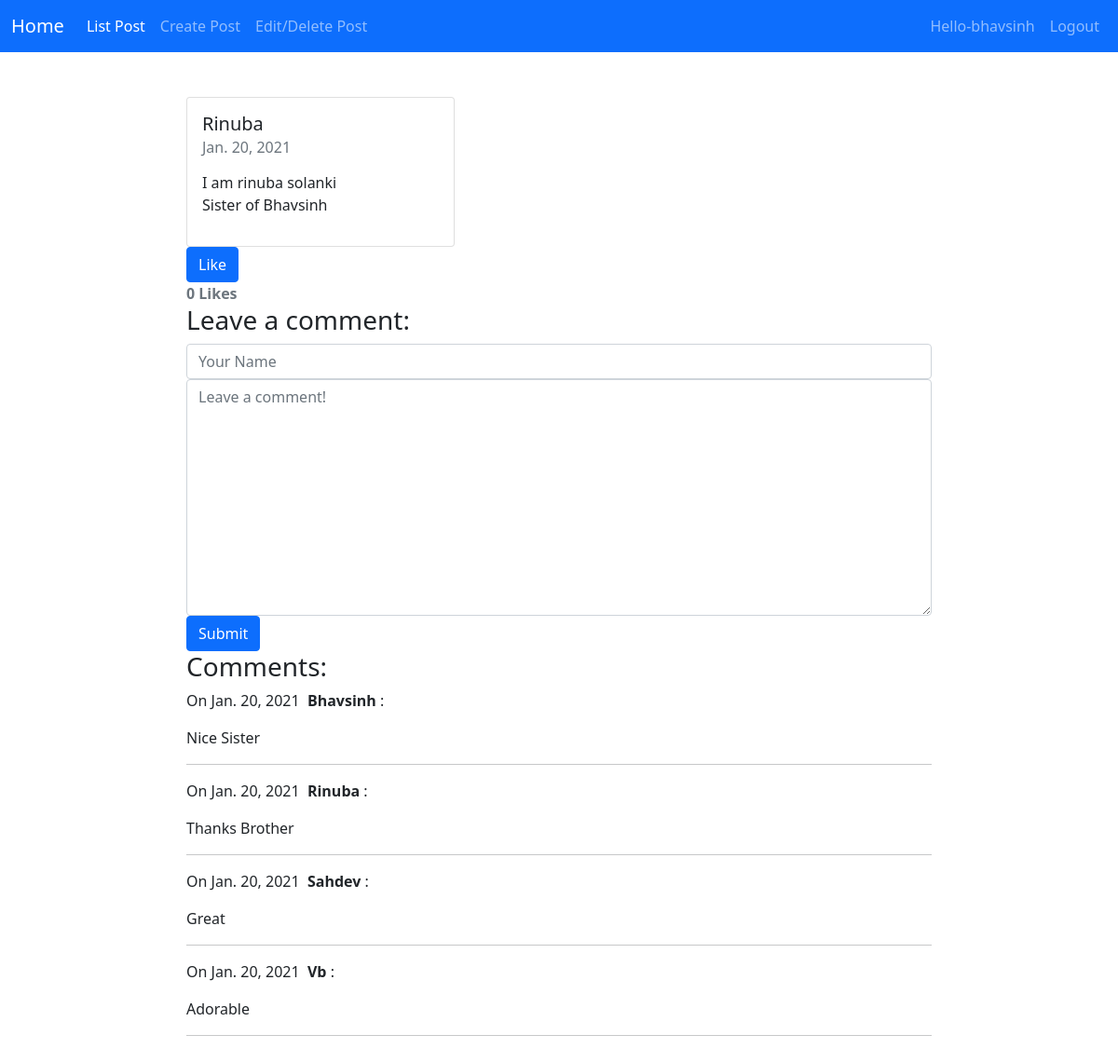
The app's page /7 (signed in) with its own data.
### BlogApp/models.py (models this page shows, shortened)
class Post(models.Model):
    title = models.CharField(max_length=5000)
    content = models.TextField()
    created_on = models.DateTimeField(auto_now_add=True)
    likes = models.ManyToManyField(User, related_name='blogpost_like', blank=True)
    def number_of_likes(self):
        return self.likes.count()

class Comment(models.Model):
    author = models.CharField(max_length=60)
    content = models.TextField()
    created_on = models.DateTimeField(auto_now_add=True)
    post = models.ForeignKey('Post', on_delete=models.CASCADE)

### BlogApp/views.py (the view, shortened to what this page needs)
# urls.py: path("<int:id>", views.blog_detail, name="blog_detail"),
def blog_detail(request, id):
    post = Post.objects.get(pk=id)
    form = CommentForm()
    comments = Comment.objects.filter(post=post)
    likes_connected = get_object_or_404(Post, id=id)
    liked = False
    if likes_connected.likes.filter(id=request.user.id).exists():
        liked = True
    data = {}
    data['number_of_likes'] = likes_connected.number_of_likes()
    data['post_is_liked'] = liked
    context = {
        "post": post,
        "comments": comments,
        "form": form,
        "data": data
    }
    return render(request, "blog_detail.html", context)

### BlogApp/forms.py
class CommentForm(forms.Form):
    author = forms.CharField(max_length=60,
                             widget=forms.TextInput(attrs={"class": "form-control", "placeholder": "Your Name"}))
    content = forms.CharField(widget=forms.Textarea(attrs={"class": "form-control", "placeholder": "Leave a comment!"}))

### BlogApp/templates/blog_detail.html (shortened to what this page needs)
{% extends "base.html" %}
{% block content %}
<div class="main-wrapper   main-post-block">
<section class="cta-section theme-bg-light py-5">
<div class="col-md-8 offset-md-2  blog-list-item">
    <div class="card" style="width: 18rem;">
  <div class="card-body">
    <h5 class="card-title">{{ post.title }}</h5>
    <h6 class="card-subtitle mb-2 text-muted">{{ post.created_on.date }}</h6>
    <p class="card-text">{{ post.content | linebreaks }}</p>
  </div>
</div>
<form action="/blogpost_like/{{post.id}}" method="POST">
    {% if data.post_is_liked %}
    <button type="submit" name="blogpost_id" value="{{post.id}}" class="btn btn-primary">Unlike</button>
    {% else %}
    <button type="submit" name="blogpost_id" value="{{post.id}}" class="btn btn-primary">Like</button>
    {% endif %}
</form>
<strong class="text-secondary">{{ data.number_of_likes }} Like{{ data.number_of_likes|pluralize }}</strong>
    <h3>Leave a comment:</h3>
    <form action="/blog/{{ post.pk }}" method="post">
        <div class="form-group">
            {{ form.author }}
        </div>
        <div class="form-group">
            {{ form.content }}
        </div>
        <button type="submit" class="btn btn-primary">Submit</button>
    </form>
    <h3>Comments:</h3>
    {% for comment in comments %}
    <p>
        On {{comment.created_on.date }}&nbsp;
        <b>{{ comment.author }}</b> :
    </p>
    <p>{{ comment.content }}</p>
    <hr>
    {% endfor %}
</div>
</section>
</div>
{% endblock %}

### BlogApp/templates/base.html (shortened to what this page needs)
<!doctype html>
<html lang="en">
  <head>
    <link href="https://cdn.jsdelivr.net/npm/bootstrap@5.0.0-beta1/dist/css/bootstrap.min.css" rel="stylesheet">
  </head>
  <body>
    <nav class="navbar navbar-expand-lg navbar-dark bg-primary justify-content-between">
  <div class="container-fluid">
    <a class="navbar-brand" href="/blog_post">Home</a>
    <div class="collapse navbar-collapse" id="navbarSupportedContent">
      <ul class="navbar-nav me-auto mb-2 mb-lg-0">
        <li class="nav-item">
          <a class="nav-link active" aria-current="page" href="/blog_post">List Post</a>
        </li>
        <li class="nav-item">
          <a class="nav-link" href="/addpost">Create Post</a>
        </li>
        <li class="nav-item">
          <a class="nav-link" href="/list_post">Edit/Delete Post</a>
        </li>
      </ul>
     {% if user.is_authenticated %}
        <ul class="navbar-nav mr-sm-2">
					<li class="nav-item"> <a class="nav-link">Hello-{{user.username}}</a></li>
					<li class="nav-item">
					    <a class="nav-link" href="/logout">Logout</a>
					</li>
          {% endif %}
    </div>
  </div>
</nav>
{% block content %}
{% endblock content %}
  </body>
</html>

### records on screen
Post: title "Rinuba", created_on "Jan. 20, 2021", content "I am rinuba solanki Sister of Bhavsinh"
Comment: created_on "Jan. 20, 2021", author "Bhavsinh", content "Nice Sister"
Comment: created_on "Jan. 20, 2021", author "Rinuba", content "Thanks Brother"
Comment: created_on "Jan. 20, 2021", author "Sahdev", content "Great"
Comment: created_on "Jan. 20, 2021", author "Vb", content "Adorable"

### other values on screen
{{ user.username }} "bhavsinh"
{{ data.number_of_likes }} "0"
